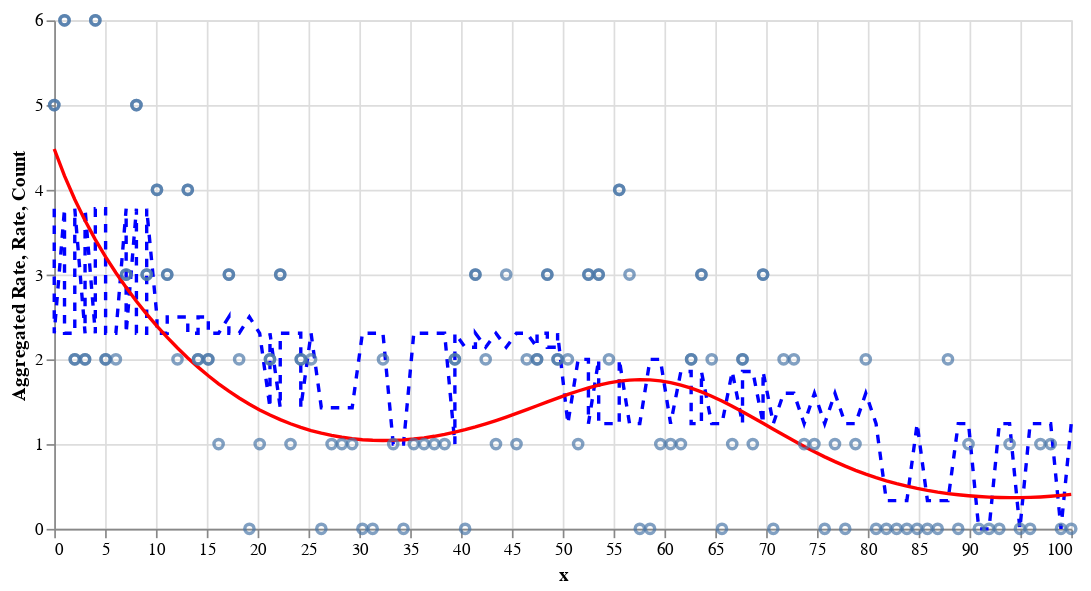

The cell this chart's notebook holds for it:
### Code cell
# Create a clean dataset without the Interval objects for plotting
df_plot = expanded_df.drop(columns=['bin'])

rate = (
  alt.Chart(df_plot)
  .mark_line(color='red')
  .encode(
		x=alt.X('x', title='x'),
		y=alt.Y('rate', title='Rate'),
	)
)

count = alt.Chart(df_plot).mark_point().encode(
	x=alt.X('x', title='x'),
	y=alt.Y('y', title='Count'),
)

rate_agg = (
  alt.Chart(df_plot)
  .mark_line(color='blue', strokeDash=[5, 5])  # Changed color and added dashed line to distinguish
  .encode(
		x=alt.X('x', title='x'),
		y=alt.Y('rate_agg', title='Aggregated Rate'),
	)
)

(rate_agg + rate + count).properties(width=600)

### Figure 1 — Vega-Lite specification as saved in the notebook (floating-point values rounded to 4 significant figures; data arrays with more than 128 entries replaced by an {"elided": "..."} marker saying what was removed)
{"config": {"view": {"continuousWidth": 300, "continuousHeight": 300}}, "layer": [{"mark": {"type": "line", "color": "blue", "strokeDash": [5, 5]}, "encoding": {"x": {"field": "x", "title": "x", "type": "quantitative"}, "y": {"field": "rate_agg", "title": "Aggregated Rate", "type": "quantitative"}}}, {"mark": {"type": "line", "color": "red"}, "encoding": {"x": {"field": "x", "title": "x", "type": "quantitative"}, "y": {"field": "rate", "title": "Rate", "type": "quantitative"}}}, {"mark": {"type": "point"}, "encoding": {"x": {"field": "x", "title": "x", "type": "quantitative"}, "y": {"field": "y", "title": "Count", "type": "quantitative"}}}], "data": {"name": "data-93df0f855c39c9cd5c57ed4a82110ea2"}, "width": 600, "$schema": "https://vega.github.io/schema/vega-lite/v5.8.0.json", "datasets": {"data-93df0f855c39c9cd5c57ed4a82110ea2": {"elided": "130 records"}}}
